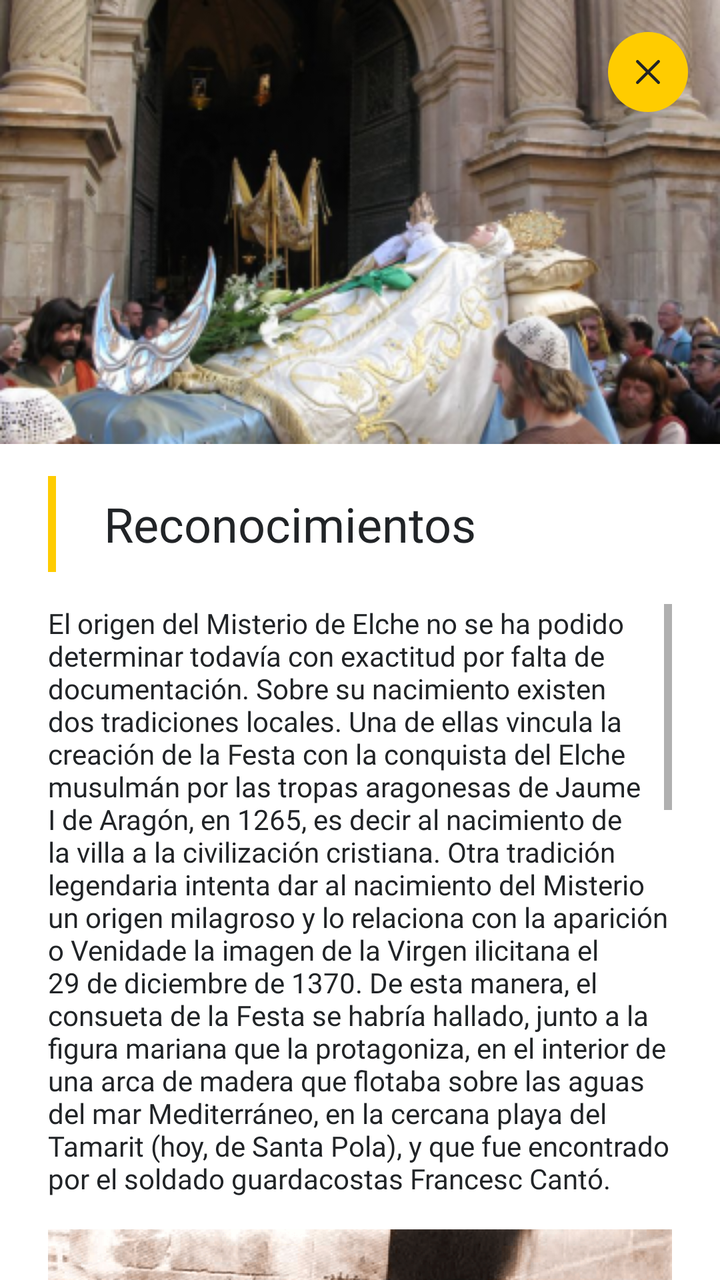
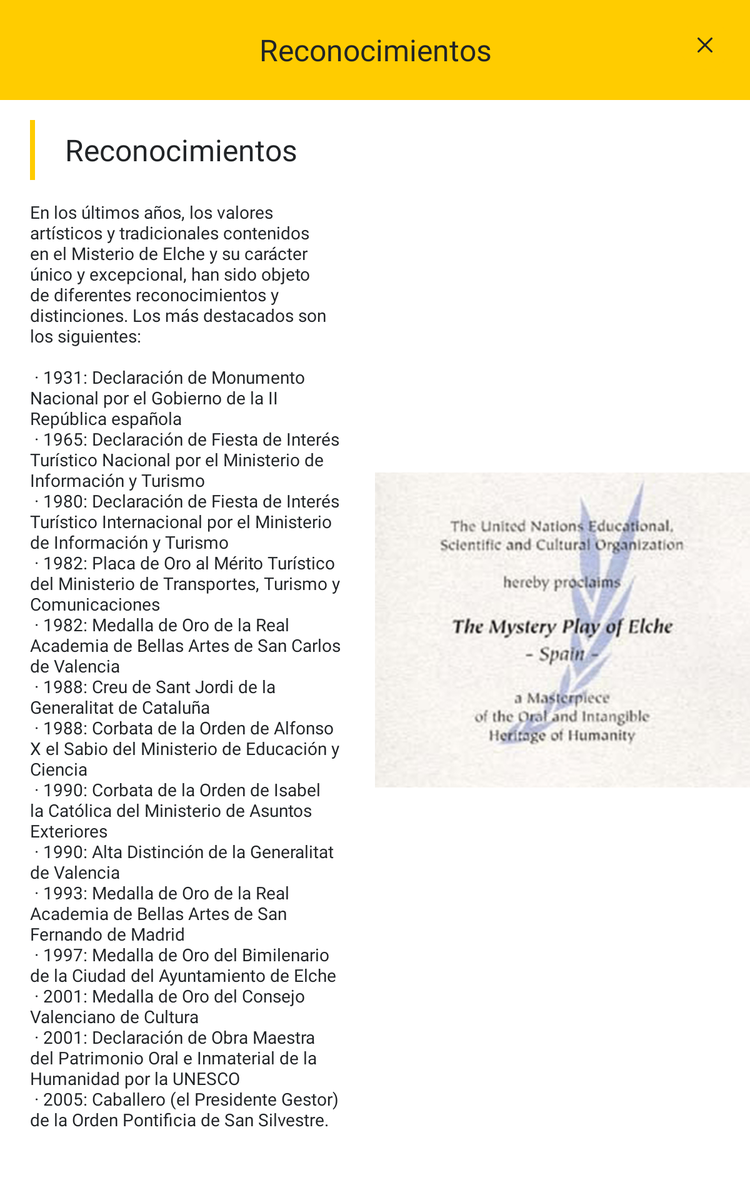

Compare how this app lays out the same screen by default and in its alternative resource folder. The renders come first, then the two layout files and the values they reference.
<!-- AndroidManifest.xml: application theme Theme.Misteri_2022 -->
<!-- res/layout/activity_reconocimientos.xml -->
<?xml version="1.0" encoding="utf-8"?>
<LinearLayout xmlns:android="http://schemas.android.com/apk/res/android"
    xmlns:app="http://schemas.android.com/apk/res-auto"
    xmlns:tools="http://schemas.android.com/tools"
    android:layout_width="match_parent"
    android:layout_height="match_parent"
    tools:context=".HistoriaActivity"
    android:orientation="vertical">

    <RelativeLayout
        android:layout_width="match_parent"
        android:layout_height="222dp">

        <ImageView
            android:layout_width="match_parent"
            android:layout_height="match_parent"
            android:src="@drawable/historia_portada"
            android:scaleType="centerCrop"/>

        <ImageView
            android:id="@+id/back_history"
            android:layout_width="wrap_content"
            android:layout_height="wrap_content"
            android:layout_alignParentTop="true"
            android:layout_alignParentEnd="true"
            android:layout_marginTop="16dp"
            android:layout_marginEnd="16dp"
            android:src="@drawable/ic_iconoir_cancel" />
    </RelativeLayout>

    <LinearLayout
        android:layout_width="match_parent"
        android:layout_height="wrap_content"
        android:layout_marginStart="24dp"
        android:layout_marginEnd="24dp"
        android:layout_marginTop="16dp">
        <ImageView
            android:layout_width="wrap_content"
            android:layout_height="wrap_content"
            android:src="@drawable/ic_rectangle_8"/>
        <TextView
            android:layout_width="match_parent"
            android:layout_height="match_parent"
            android:layout_marginStart="24dp"
            android:fontFamily="@font/playfairdisplay_black"
            android:textColor="@color/misteri_black"
            android:gravity="center_vertical"
            android:textSize="24sp"
            android:text="@string/info_recognition_title"/>
    </LinearLayout>

    <ScrollView
        android:layout_width="match_parent"
        android:layout_height="wrap_content"
        android:layout_marginStart="24dp"
        android:layout_marginEnd="24dp"
        android:layout_marginTop="16dp">
        <LinearLayout
            android:layout_width="match_parent"
            android:layout_height="wrap_content"
            android:orientation="vertical">

            <TextView
                android:layout_width="match_parent"
                android:layout_height="wrap_content"
                android:text="@string/info_history_longtext_1"
                style="@style/info_text"/>

            <ImageView
                android:layout_width="match_parent"
                android:layout_height="wrap_content"
                android:layout_marginTop="16dp"
                android:adjustViewBounds="true"
                android:src="@drawable/historia_01"/>

            <TextView
                android:layout_width="match_parent"
                android:layout_height="wrap_content"
                android:layout_marginTop="16dp"
                android:layout_marginBottom="24dp"
                android:text="@string/info_history_longtext_2"
                style="@style/info_text"/>
        </LinearLayout>
    </ScrollView>

</LinearLayout>
<!-- resources referenced by this layout -->
<resources>
  <color name="misteri_black">#212427</color>
  <!-- drawable ic_rectangle_8 (drawable) -->
  <vector xmlns:android="http://schemas.android.com/apk/res/android"
      android:width="4dp"
      android:height="48dp"
      android:viewportWidth="4"
      android:viewportHeight="48">
    <path
        android:pathData="M0,0h4v48h-4z"
        android:fillColor="#FFCC00"/>
  </vector>
  <string name="info_history_longtext_1">El origen del Misterio de Elche no se ha podido determinar todavía con exactitud por falta de documentación. Sobre su nacimiento existen dos tradiciones locales. Una de ellas vincula la creación de la Festa con la conquista del Elche musulmán por las tropas aragonesas de Jaume I de Aragón, en 1265, es decir al nacimiento de la villa a la civilización cristiana. Otra tradición legendaria intenta dar al nacimiento del Misterio un origen milagroso y lo relaciona con la aparición o "Venida" de la imagen de la Virgen ilicitana el 29 de diciembre de 1370. De esta manera, el consueta de la Festa se habría hallado, junto a la figura mariana que la protagoniza, en el interior de una arca de madera que flotaba sobre las aguas del mar Mediterráneo, en la cercana playa del Tamarit (hoy, de Santa Pola), y que fue encontrado por el soldado guardacostas Francesc Cantó.</string>
  <string name="info_history_longtext_2">Sin embargo, las investigaciones desarrolladas en los últimos tiempos, tanto sobre la obra ilicitana, como sobre el teatro medieval europeo en general, proponen la segunda mitad del siglo XV -etapa en que se detecta un auge en el teatro de temática asuncionista- como la época más probable para datar el Misterio de Elche.\n\n Si realizamos un breve recorrido a través de la documentación histórica de la obra, veremos como en sus comienzos estuvo organizada por algunas familias de la pequeña nobleza local, como los Perpinyà o los Caro. La referencia documental más antigua de la Festa conocida hasta ahora, se halla en el testamento de la ilicitana Isabel Caro, de 1523, en donde legaba algunos fondos para continuar una "grandísima fiesta y solemnidad" que los religiosos de la villa realizaban en la iglesia de Santa María durante la festividad de la Asunción de la Madre de Dios, en honor a una imagen de la Virgen que la testadora poseía en su casa y que, tras su muerte, debía pasar a la ermita de San Sebastián.\n\n Tenemos noticias de la existencia en la villa en 1530 de una Cofradía de Nuestra Señora de la Asunción que, con sede en la citada ermita de San Sebastián, era la encargada de preparar la festividad. Esta cofradía se hallaba presidida por unos clavarios y mayordomos y, además de las aportaciones de los cofrades y de las limosnas recogidas, contaba con ayudas anuales del Consejo municipal.</string>
  <string name="info_recognition_title">Reconocimientos</string>
  <!-- from res/values-mdpi/ -->
  <style name="info_text">
          <item name="android:textSize">14sp</item>
          <item name="fontFamily">@font/raleway_light</item>
          <item name="android:textColor">@color/misteri_black</item>
      </style>
  <color name="purple_500">#FF6200EE</color>
  <color name="purple_700">#FF3700B3</color>
  <color name="white">#FFFFFFFF</color>
  <color name="teal_200">#FF03DAC5</color>
  <color name="teal_700">#FF018786</color>
  <color name="black">#FF000000</color>
</resources>
<!-- res/layout-sw600dp/activity_reconocimientos.xml (the repository's variant of the layout above) -->
<!-- drawn on a 7-inch tablet held upright -->
<?xml version="1.0" encoding="utf-8"?>
<LinearLayout xmlns:android="http://schemas.android.com/apk/res/android"
    xmlns:app="http://schemas.android.com/apk/res-auto"
    xmlns:tools="http://schemas.android.com/tools"
    android:layout_width="match_parent"
    android:layout_height="match_parent"
    tools:context=".HistoriaActivity"
    android:orientation="vertical">

    <RelativeLayout
        android:layout_width="match_parent"
        android:layout_height="wrap_content">

        <TextView
            android:id="@+id/title_text"
            style="@style/titlebar"
            android:layout_width="fill_parent"
            android:layout_height="80dp"
            android:layout_alignParentStart="true"
            android:layout_alignParentTop="true"
            android:layout_alignParentEnd="true"
            android:layout_marginStart="0dp"
            android:layout_marginTop="0dp"
            android:layout_marginEnd="0dp"
            android:gravity="center"
            android:text="@string/info_recognition_title"
            app:layout_constraintStart_toStartOf="parent"
            app:layout_constraintTop_toTopOf="parent" />

        <ImageView
            android:id="@+id/back_history"
            android:layout_width="wrap_content"
            android:layout_height="wrap_content"
            android:layout_alignParentTop="true"
            android:layout_alignParentEnd="true"
            android:layout_marginTop="16dp"
            android:layout_marginEnd="16dp"
            android:src="@drawable/ic_iconoir_cancel" />
    </RelativeLayout>

    <LinearLayout
        android:layout_width="match_parent"
        android:layout_height="match_parent"
        android:orientation="horizontal">
        <LinearLayout
            android:layout_width="match_parent"
            android:layout_height="match_parent"
            android:orientation="vertical"
            android:layout_weight="0.5">

            <LinearLayout
                android:layout_width="match_parent"
                android:layout_height="wrap_content"
                android:layout_marginStart="24dp"
                android:layout_marginEnd="24dp"
                android:layout_marginTop="16dp">
                <ImageView
                    android:layout_width="wrap_content"
                    android:layout_height="wrap_content"
                    android:src="@drawable/ic_rectangle_8"/>
                <TextView
                    android:layout_width="match_parent"
                    android:layout_height="match_parent"
                    android:layout_marginStart="24dp"
                    android:fontFamily="@font/playfairdisplay_black"
                    android:textColor="@color/misteri_black"
                    android:gravity="center_vertical"
                    android:textSize="24sp"
                    android:text="@string/info_recognition_title"/>
            </LinearLayout>

            <ScrollView
                android:layout_width="match_parent"
                android:layout_height="wrap_content"
                android:layout_marginStart="24dp"
                android:layout_marginEnd="24dp"
                android:layout_marginTop="16dp">
                <LinearLayout
                    android:layout_width="match_parent"
                    android:layout_height="wrap_content"
                    android:orientation="vertical">

                    <TextView
                        android:layout_width="match_parent"
                        android:layout_height="wrap_content"
                        android:text="@string/info_recognition_longtext"
                        android:layout_marginBottom="16dp"
                        style="@style/info_text"/>
                </LinearLayout>
            </ScrollView>
        </LinearLayout>
        <LinearLayout
            android:layout_width="match_parent"
            android:layout_height="match_parent"
            android:orientation="vertical"
            android:layout_weight="0.5">
            <LinearLayout
                android:gravity="center"
                android:layout_width="match_parent"
                android:layout_height="match_parent">

                <ImageView
                    android:layout_width="400dp"
                    android:layout_height="400dp"
                    android:layout_marginBottom="16dp"
                    android:adjustViewBounds="true"
                    android:src="@drawable/reconocimientos_01"
                    android:padding="16dp"/>
            </LinearLayout>
        </LinearLayout>
    </LinearLayout>
</LinearLayout>
<!-- resources referenced by the variant -->
<!-- as a 7-inch tablet held upright resolves them -->
<resources>
  <color name="misteri_black">#212427</color>
  <!-- drawable ic_iconoir_cancel (drawable) -->
  <vector xmlns:android="http://schemas.android.com/apk/res/android"
      android:width="40dp"
      android:height="40dp"
      android:viewportWidth="40"
      android:viewportHeight="40">
    <path
        android:pathData="M20,0L20,0A20,20 0,0 1,40 20L40,20A20,20 0,0 1,20 40L20,40A20,20 0,0 1,0 20L0,20A20,20 0,0 1,20 0z"
        android:fillColor="#FFCC00"/>
    <path
        android:pathData="M14.757,25.243L20,20M25.243,14.757L19.999,20M19.999,20L14.757,14.757M20,20L25.243,25.243"
        android:strokeLineJoin="round"
        android:strokeWidth="1.5"
        android:fillColor="#00000000"
        android:strokeColor="#212427"
        android:strokeLineCap="round"/>
  </vector>
  <!-- drawable ic_rectangle_8 (drawable) -->
  <vector xmlns:android="http://schemas.android.com/apk/res/android"
      android:width="4dp"
      android:height="48dp"
      android:viewportWidth="4"
      android:viewportHeight="48">
    <path
        android:pathData="M0,0h4v48h-4z"
        android:fillColor="#FFCC00"/>
  </vector>
  <string name="info_recognition_longtext">En los últimos años, los valores artísticos y tradicionales contenidos en el Misterio de Elche y su carácter único y excepcional, han sido objeto de diferentes reconocimientos y distinciones. Los más destacados son los siguientes:\n\n 
          · 1931: Declaración de Monumento Nacional por el Gobierno de la II República española\n 
          · 1965: Declaración de Fiesta de Interés Turístico Nacional por el Ministerio de Información y Turismo\n 
          · 1980: Declaración de Fiesta de Interés Turístico Internacional por el Ministerio de Información y Turismo\n 
          · 1982: Placa de Oro al Mérito Turístico del Ministerio de Transportes, Turismo y Comunicaciones\n 
          · 1982: Medalla de Oro de la Real Academia de Bellas Artes de San Carlos de Valencia\n 
          · 1988: Creu de Sant Jordi de la Generalitat de Cataluña\n 
          · 1988: Corbata de la Orden de Alfonso X el Sabio del Ministerio de Educación y Ciencia\n 
          · 1990: Corbata de la Orden de Isabel la Católica del Ministerio de Asuntos Exteriores\n 
          · 1990: Alta Distinción de la Generalitat de Valencia\n 
          · 1993: Medalla de Oro de la Real Academia de Bellas Artes de San Fernando de Madrid\n 
          · 1997: Medalla de Oro del Bimilenario de la Ciudad del Ayuntamiento de Elche\n 
          · 2001: Medalla de Oro del Consejo Valenciano de Cultura\n 
          · 2001: Declaración de Obra Maestra del Patrimonio Oral e Inmaterial de la Humanidad por la UNESCO\n 
          · 2005: Caballero (el Presidente Gestor) de la Orden Pontificia de San Silvestre.</string>
  <string name="info_recognition_title">Reconocimientos</string>
  <!-- from res/values-mdpi/ -->
  <style name="info_text">
          <item name="android:textSize">14sp</item>
          <item name="fontFamily">@font/raleway_light</item>
          <item name="android:textColor">@color/misteri_black</item>
      </style>
  <!-- from res/values-mdpi/ -->
  <style name="titlebar">
          <item name="android:background">@color/misteri_yellow</item>
          <item name="android:textColor">@color/misteri_black</item>
          <item name="fontFamily">@font/playfairdisplay_black</item>
          <item name="android:textSize">24sp</item>
      </style>
  <color name="misteri_yellow">#FFCC00</color>
  <color name="purple_500">#FF6200EE</color>
  <color name="purple_700">#FF3700B3</color>
  <color name="white">#FFFFFFFF</color>
  <color name="teal_200">#FF03DAC5</color>
  <color name="teal_700">#FF018786</color>
  <color name="black">#FF000000</color>
</resources>
